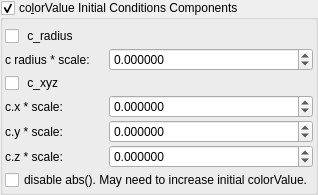
              <widget class="MyGroupBox" name="groupCheck_fractal_coloring_init_cond_enabled_false">
               <property name="toolTip">
                <string>&lt;html&gt;&lt;head/&gt;&lt;body&gt;&lt;p&gt;&amp;quot;c&amp;quot; (aux.c) is the original coordinates of the point being iterated. These &amp;quot;c&amp;quot; functions, color the point domain before the fractal is iterated, e.g. assigning an Initial ColorValue (default,  all = 0.0.)&lt;/p&gt;&lt;/body&gt;&lt;/html&gt;</string>
               </property>
               <property name="title">
                <string>co&amp;lorValue Initial Conditions Components</string>
               </property>
               <property name="checkable">
                <bool>true</bool>
               </property>
               <layout class="QVBoxLayout" name="verticalLayout_33" stretch="0,0">
                <property name="spacing">
                 <number>2</number>
                </property>
                <property name="leftMargin">
                 <number>2</number>
                </property>
                <property name="topMargin">
                 <number>6</number>
                </property>
                <property name="rightMargin">
                 <number>2</number>
                </property>
                <property name="bottomMargin">
                 <number>2</number>
                </property>
                <item>
                 <layout class="QGridLayout" name="gridLayout_17" columnstretch="0,0,0,0">
                  <property name="spacing">
                   <number>2</number>
                  </property>
                  <item row="0" column="1" colspan="3">
                   <widget class="MyCheckBox" name="checkBox_fractal_coloring_ic_rad_enabled_false">
                    <property name="text">
                     <string notr="true"> c_radius</string>
                    </property>
                   </widget>
                  </item>
                  <item row="1" column="1">
                   <widget class="QLabel" name="label_45">
                    <property name="text">
                     <string>c radius * scale:</string>
                    </property>
                   </widget>
                  </item>
                  <item row="5" column="1">
                   <widget class="QLabel" name="label_46">
                    <property name="text">
                     <string>c.z * scale:</string>
                    </property>
                   </widget>
                  </item>
                  <item row="3" column="1">
                   <widget class="QLabel" name="label_43">
                    <property name="text">
                     <string>c.x * scale:</string>
                    </property>
                   </widget>
                  </item>
                  <item row="4" column="1">
                   <widget class="QLabel" name="label_44">
                    <property name="text">
                     <string>c.y * scale:</string>
                    </property>
                   </widget>
                  </item>
                  <item row="1" column="2" colspan="2">
                   <widget class="MyDoubleSpinBox" name="spinbox_fractal_coloring_ic_rad_weight">
                    <property name="sizePolicy">
                     <sizepolicy hsizetype="Minimum" vsizetype="Maximum">
                      <horstretch>0</horstretch>
                      <verstretch>0</verstretch>
                     </sizepolicy>
                    </property>
                    <property name="prefix">
                     <string/>
                    </property>
                    <property name="suffix">
                     <string/>
                    </property>
                    <property name="decimals">
                     <number>6</number>
                    </property>
                    <property name="minimum">
                     <double>-9999.999900000000707</double>
                    </property>
                    <property name="maximum">
                     <double>9999.999900000000707</double>
                    </property>
                    <property name="singleStep">
                     <double>0.100000000000000</double>
                    </property>
                   </widget>
                  </item>
                  <item row="5" column="2" colspan="2">
                   <widget class="MyDoubleSpinBox" name="spinbox3_fractal_coloring_xyzC_111_z">
                    <property name="sizePolicy">
                     <sizepolicy hsizetype="Minimum" vsizetype="Maximum">
                      <horstretch>0</horstretch>
                      <verstretch>0</verstretch>
                     </sizepolicy>
                    </property>
                    <property name="prefix">
                     <string/>
                    </property>
                    <property name="suffix">
                     <string/>
                    </property>
                    <property name="decimals">
                     <number>6</number>
                    </property>
                    <property name="minimum">
                     <double>-9999.999900000000707</double>
                    </property>
                    <property name="maximum">
                     <double>9999.999900000000707</double>
                    </property>
                    <property name="singleStep">
                     <double>0.100000000000000</double>
                    </property>
                   </widget>
                  </item>
                  <item row="2" column="1" colspan="3">
                   <widget class="MyCheckBox" name="checkBox_fractal_coloring_ic_xyz_enabled_false">
                    <property name="text">
                     <string notr="true"> c_xyz</string>
                    </property>
                   </widget>
                  </item>
                  <item row="4" column="2" colspan="2">
                   <widget class="MyDoubleSpinBox" name="spinbox3_fractal_coloring_xyzC_111_y">
                    <property name="sizePolicy">
                     <sizepolicy hsizetype="Minimum" vsizetype="Maximum">
                      <horstretch>0</horstretch>
                      <verstretch>0</verstretch>
                     </sizepolicy>
                    </property>
                    <property name="prefix">
                     <string/>
                    </property>
                    <property name="suffix">
                     <string/>
                    </property>
                    <property name="decimals">
                     <number>6</number>
                    </property>
                    <property name="minimum">
                     <double>-9999.999900000000707</double>
                    </property>
                    <property name="maximum">
                     <double>9999.999900000000707</double>
                    </property>
                    <property name="singleStep">
                     <double>0.100000000000000</double>
                    </property>
                   </widget>
                  </item>
                  <item row="3" column="2" colspan="2">
                   <widget class="MyDoubleSpinBox" name="spinbox3_fractal_coloring_xyzC_111_x">
                    <property name="sizePolicy">
                     <sizepolicy hsizetype="Minimum" vsizetype="Maximum">
                      <horstretch>0</horstretch>
                      <verstretch>0</verstretch>
                     </sizepolicy>
                    </property>
                    <property name="prefix">
                     <string/>
                    </property>
                    <property name="suffix">
                     <string/>
                    </property>
                    <property name="decimals">
                     <number>6</number>
                    </property>
                    <property name="minimum">
                     <double>-9999.999900000000707</double>
                    </property>
                    <property name="maximum">
                     <double>9999.999900000000707</double>
                    </property>
                    <property name="singleStep">
                     <double>0.100000000000000</double>
                    </property>
                   </widget>
                  </item>
                 </layout>
                </item>
                <item>
                 <widget class="MyCheckBox" name="checkBox_fractal_coloring_ic_fabs_enabled_false">
                  <property name="text">
                   <string notr="true">disable abs(). May need to increase initial colorValue.</string>
                  </property>
                 </widget>
                </item>
               </layout>
              </widget>
